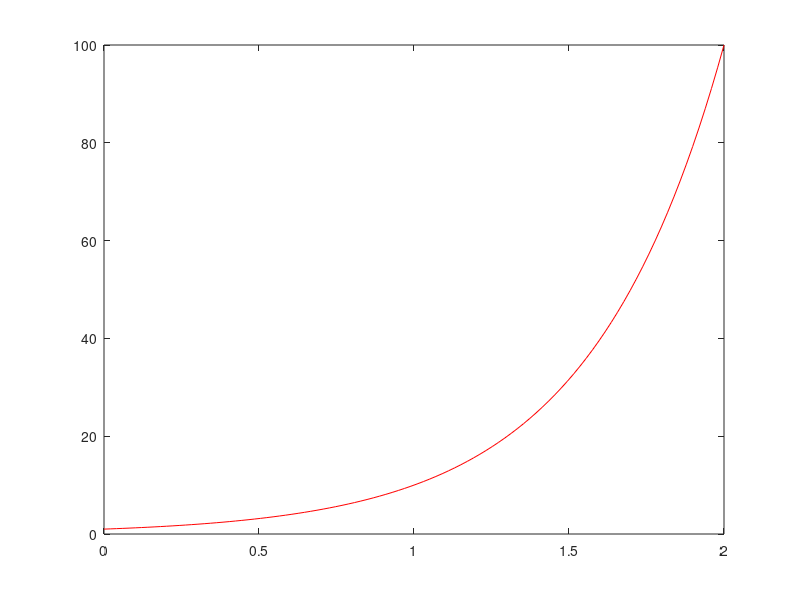

MATLAB code to generate this figure:
% Regression test function (black blox) for FreeMat v svn
% This function is autogenerated by helpgen.
function bbtest_success = bbtest_semilogy
  bbtest_success = 1;
NumErrors = 0;
try
  x = linspace(0,2);

catch
  NumErrors = NumErrors + 1;
end
try
  y = 10.0.^x;

catch
  NumErrors = NumErrors + 1;
end
try
  plot(x,y,'r-');

catch
  NumErrors = NumErrors + 1;
end
try
  mprint semilogy1

catch
  NumErrors = NumErrors + 1;
end
if (NumErrors ~= 0) bbtest_success = 0; return; end
NumErrors = 0;
try
  semilogy(x,y,'r-');

catch
  NumErrors = NumErrors + 1;
end
try
  mprint semilogy2

catch
  NumErrors = NumErrors + 1;
end
if (NumErrors ~= 0) bbtest_success = 0; return; end
